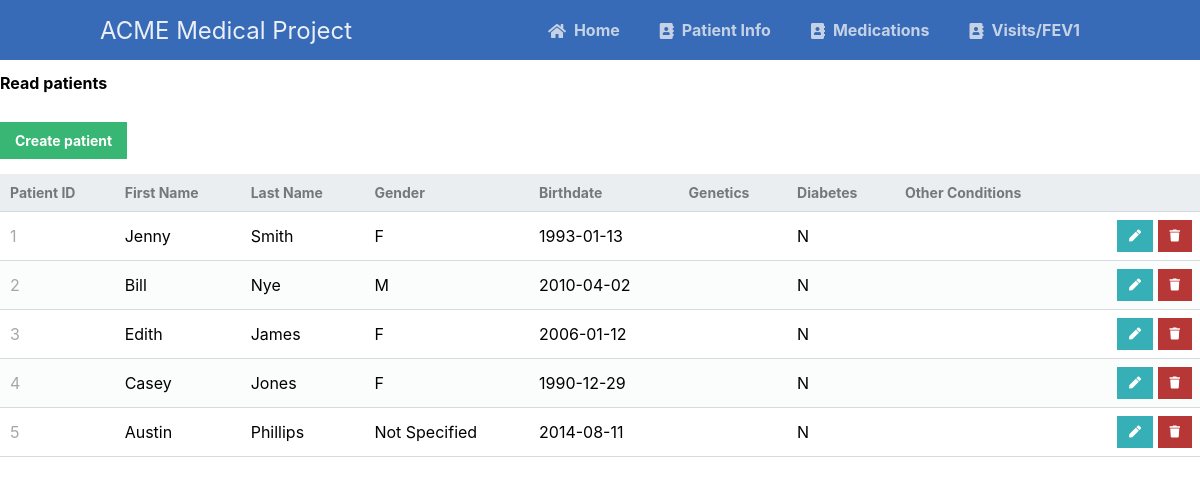
/scripts/patient_table/patientRead.php, run on an earlier commit of the app's database.
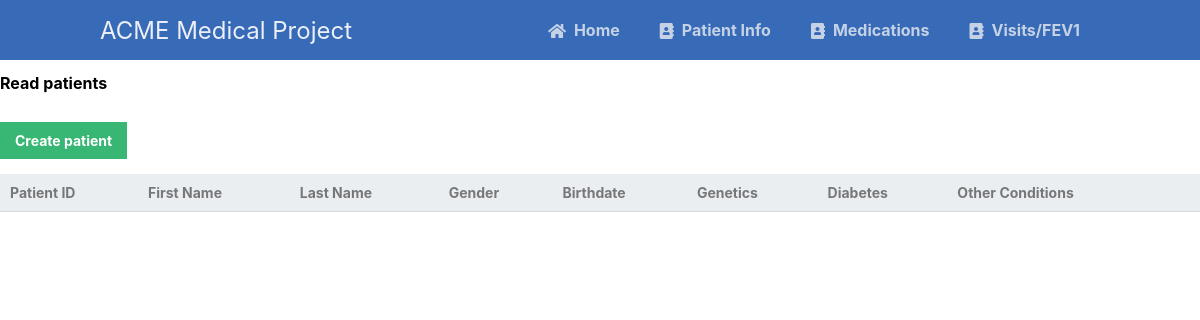
And on a later commit of the database.
### tables this page shows
CREATE TABLE patients
(patient_id INT AUTO_INCREMENT NOT NULL,
first_name VARCHAR(50) NOT NULL,
last_name VARCHAR(50) NOT NULL,
gender VARCHAR(30) NOT NULL,
birthdate DATE NOT NULL,
genetics VARCHAR(1000),
diabetes VARCHAR(5) NOT NULL,
other_conditions VARCHAR(1000),
PRIMARY KEY (patient_id));

### scripts/patient_table/patientRead.php (the view, shortened to what this page needs)
<?php
@include_once (APP_ROOT.APP_FOLDER_NAME . '/scripts/functions.php');
$pdo = pdo_connect_mysql();
$page = isset($_GET['page']) && is_numeric($_GET['page']) ? (int)$_GET['page'] : 1;
$records_per_page = 5;
$stmt = $pdo->prepare('SELECT * FROM patients ORDER BY patient_id LIMIT :current_page, :record_per_page');
$stmt->bindValue(':current_page', ($page-1)*$records_per_page, PDO::PARAM_INT);
$stmt->bindValue(':record_per_page', $records_per_page, PDO::PARAM_INT);
$stmt->execute();
$patients = $stmt->fetchAll(PDO::FETCH_ASSOC);
?>
<?=template_header('Read')?>
<div class="content read">
	<h2>Read patients</h2>
	<a href="patientCreate.php" class="create-contact">Create patient</a>
	<table>
        <thead>
            <tr>
                <td>Patient ID</td>
                <td>First Name</td>
                <td>Last Name</td>
                <td>Gender</td>
                <td>Birthdate</td>
                <td>Genetics</td>
                <td>Diabetes</td>
                <td>Other Conditions</td>
                <td></td>
            </tr>
        </thead>
        <tbody>
            <?php foreach ($patients as $patient): ?>
            <tr>
                <td><?=$patient['patient_id']?></td>
                <td><?=$patient['first_name']?></td>
                <td><?=$patient['last_name']?></td>
                <td><?=$patient['gender']?></td>
                <td><?=$patient['birthdate']?></td>
                <td><?=$patient['genetics']?></td>
                <td><?=$patient['diabetes']?></td>
                <td><?=$patient['other_conditions']?></td>
                <td class="actions">
                    <a href="patientUpdate.php?id=<?=$patient['patient_id']?>" class="edit"><i class="fas fa-pen fa-xs"></i></a>
                    <a href="patientDelete.php?id=<?=$patient['patient_id']?>" class="trash"><i class="fas fa-trash fa-xs"></i></a>
                </td>
            </tr>
            <?php endforeach; ?>
        </tbody>
    </table>
</div>
<?=template_footer()?>

### scripts/functions.php (shortened to what this page needs)
<?php
function template_header($title) {
    echo'
    <!DOCTYPE html>
    <html>
	   <head>
		<meta charset="utf-8">
		<title>Scrum Project</title>
		<link href="'.WEB_ROOT.APP_FOLDER_NAME.'/styles/style.css" rel="stylesheet" type="text/css">
		<link rel="stylesheet" href="https://use.fontawesome.com/releases/v5.7.1/css/all.css">
	   </head>
	   <body>
            <nav class="navtop">
    	       <div>
    		      <h1>ACME Medical Project</h1>
                  <a href="'.WEB_ROOT.APP_FOLDER_NAME.'/scripts/landingPage.php"><i class="fas fa-home"></i>Home</a>
    		      <a href="'.WEB_ROOT.APP_FOLDER_NAME.'/scripts/contacts_table/contacts_read.php"><i class="fas fa-address-book"></i>Patient Info</a>
							<a href="'.WEB_ROOT.APP_FOLDER_NAME.'/scripts/customers_table/customers_read.php"><i class="fas fa-address-book"></i>Medications</a>
							<a href="'.WEB_ROOT.APP_FOLDER_NAME.'/scripts/customers_table/customers_read.php"><i class="fas fa-address-book"></i>Visits/FEV1</a>
    	       </div>
            </nav>
';
}
function template_footer() {
echo <<<EOT
    </body>
</html>
EOT;
}
?>

### styles/style.css (style rules this page uses)
* { box-sizing: border-box; font-family: -apple-system, BlinkMacSystemFont, "segoe ui", roboto, oxygen, ubuntu, cantarell, "fira sans", "droid sans", "helvetica neue", Arial, sans-serif; font-size: 16px; -webkit-font-smoothing: antialiased; -moz-osx-font-smoothing: grayscale; }
body { background-color: #FFFFFF; margin: 0; }
.navtop { background-color: #376ab7; height: 60px; width: 100%; border: 0; }
.navtop div { display: flex; margin: 0 auto; width: 1000px; height: 100%; }
.navtop div h1, .navtop div a { display: inline-flex; align-items: center; }
.navtop div h1 { flex: 1; font-size: 24px; padding: 0; margin: 0; color: #ecf0f6; font-weight: normal; }
.navtop div a { padding: 0 20px; text-decoration: none; color: #c5d2e5; font-weight: bold; }
.navtop div a i { padding: 2px 8px 0 0; }
.content { width: 100%; margin: 0 auto; }
.read .create-contact { display: inline-block; text-decoration: none; background-color: #38b673; font-weight: bold; font-size: 14px; color: #FFFFFF; padding: 10px 15px; margin: 15px 0; }
.read table { width: 100%; padding-top: 30px; border-collapse: collapse; }
.read table thead { background-color: #ebeef1; border-bottom: 1px solid #d3dae0; }
.read table thead td { padding: 10px; font-weight: bold; color: #767779; font-size: 14px; }
.read table tbody tr { border-bottom: 1px solid #d3dae0; }
.read table tbody tr:nth-child(even) { background-color: #fbfcfc; }
.read table tbody tr td { padding: 10px; }
.read table tbody tr td:nth-child(1) { color: #a5a7a9; }
.read table tbody tr td.actions { padding: 8px; text-align: right; }
.read table tbody tr td.actions .edit, .read table tbody tr td.actions .trash { display: inline-flex; text-align: right; text-decoration: none; color: #FFFFFF; padding: 10px 12px; }
.read table tbody tr td.actions .trash { background-color: #b73737; }
.read table tbody tr td.actions .edit { background-color: #37afb7; }

What changed in the data, as far as the page shows it:
removed patients: patient_id "1", first_name "Jenny", last_name "Smith", gender "F", birthdate "1993-01-13", diabetes "N"
removed patients: patient_id "2", first_name "Bill", last_name "Nye", gender "M", birthdate "2010-04-02", diabetes "N"
removed patients: patient_id "3", first_name "Edith", last_name "James", gender "F", birthdate "2006-01-12", diabetes "N"
removed patients: patient_id "4", first_name "Casey", last_name "Jones", gender "F", birthdate "1990-12-29", diabetes "N"
removed patients: patient_id "5", first_name "Austin", last_name "Phillips", gender "Not Specified", birthdate "2014-08-11", diabetes "N"
